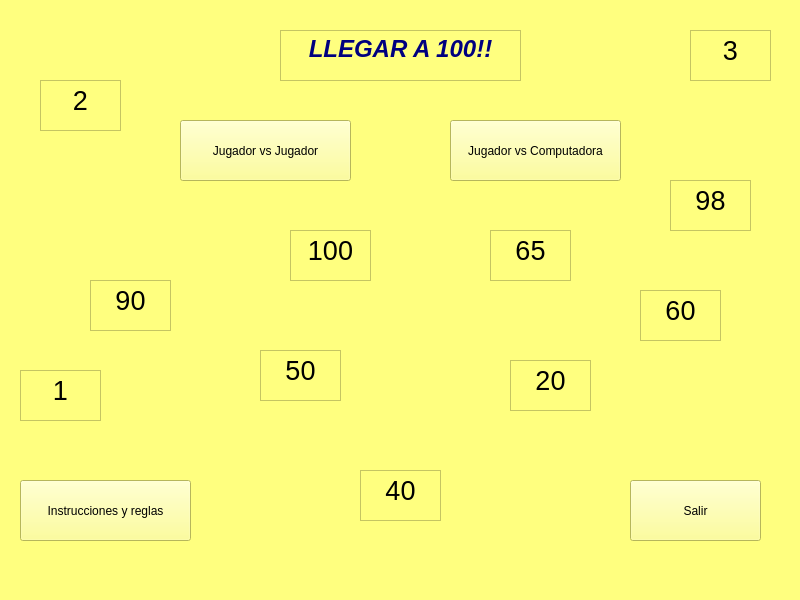
<?xml version="1.0" encoding="UTF-8"?>
<ui version="4.0">
 <class>MainWindow</class>
 <widget class="QMainWindow" name="MainWindow">
  <property name="geometry">
   <rect>
    <x>0</x>
    <y>0</y>
    <width>800</width>
    <height>600</height>
   </rect>
  </property>
  <property name="minimumSize">
   <size>
    <width>800</width>
    <height>0</height>
   </size>
  </property>
  <property name="maximumSize">
   <size>
    <width>800</width>
    <height>600</height>
   </size>
  </property>
  <property name="windowTitle">
   <string>MainWindow</string>
  </property>
  <property name="styleSheet">
   <string notr="true">background-color: rgb(255, 255, 127);</string>
  </property>
  <widget class="QWidget" name="centralwidget">
   <widget class="QPushButton" name="pushButton">
    <property name="geometry">
     <rect>
      <x>180</x>
      <y>120</y>
      <width>171</width>
      <height>61</height>
     </rect>
    </property>
    <property name="styleSheet">
     <string notr="true">font: 9pt &quot;Source Code Pro&quot;;
font: 700 italic 9pt &quot;C059 [UKWN]&quot;;</string>
    </property>
    <property name="text">
     <string>Jugador vs Jugador</string>
    </property>
   </widget>
   <widget class="QPushButton" name="pushButton_2">
    <property name="geometry">
     <rect>
      <x>450</x>
      <y>120</y>
      <width>171</width>
      <height>61</height>
     </rect>
    </property>
    <property name="styleSheet">
     <string notr="true">font: 700 italic 9pt &quot;C059 [UKWN]&quot;;</string>
    </property>
    <property name="text">
     <string>Jugador vs Computadora</string>
    </property>
   </widget>
   <widget class="QPushButton" name="pushButton_3">
    <property name="geometry">
     <rect>
      <x>630</x>
      <y>480</y>
      <width>131</width>
      <height>61</height>
     </rect>
    </property>
    <property name="styleSheet">
     <string notr="true">font: 700 italic 9pt &quot;C059 [UKWN]&quot;;</string>
    </property>
    <property name="text">
     <string>Salir</string>
    </property>
   </widget>
   <widget class="QPushButton" name="pushButton_4">
    <property name="geometry">
     <rect>
      <x>20</x>
      <y>480</y>
      <width>171</width>
      <height>61</height>
     </rect>
    </property>
    <property name="styleSheet">
     <string notr="true">font: 700 italic 9pt &quot;C059 [UKWN]&quot;;</string>
    </property>
    <property name="text">
     <string>Instrucciones y reglas</string>
    </property>
   </widget>
   <widget class="QTextEdit" name="textEdit">
    <property name="geometry">
     <rect>
      <x>280</x>
      <y>30</y>
      <width>241</width>
      <height>51</height>
     </rect>
    </property>
    <property name="styleSheet">
     <string notr="true">font: 700 italic 9pt &quot;C059 [UKWN]&quot;;</string>
    </property>
    <property name="html">
     <string>&lt;!DOCTYPE HTML PUBLIC &quot;-//W3C//DTD HTML 4.0//EN&quot; &quot;http://www.w3.org/TR/REC-html40/strict.dtd&quot;&gt;
&lt;html&gt;&lt;head&gt;&lt;meta name=&quot;qrichtext&quot; content=&quot;1&quot; /&gt;&lt;meta charset=&quot;utf-8&quot; /&gt;&lt;style type=&quot;text/css&quot;&gt;
p, li { white-space: pre-wrap; }
hr { height: 1px; border-width: 0; }
li.unchecked::marker { content: &quot;\2610&quot;; }
li.checked::marker { content: &quot;\2612&quot;; }
&lt;/style&gt;&lt;/head&gt;&lt;body style=&quot; font-family:'C059 [UKWN]'; font-size:9pt; font-weight:700; font-style:italic;&quot;&gt;
&lt;p align=&quot;center&quot; style=&quot; margin-top:12px; margin-bottom:12px; margin-left:0px; margin-right:0px; -qt-block-indent:0; text-indent:0px;&quot;&gt;&lt;span style=&quot; font-size:18pt; color:#00007f;&quot;&gt;LLEGAR A 100!!&lt;/span&gt;&lt;/p&gt;&lt;/body&gt;&lt;/html&gt;</string>
    </property>
   </widget>
   <widget class="QTextEdit" name="textEdit_2">
    <property name="geometry">
     <rect>
      <x>20</x>
      <y>370</y>
      <width>81</width>
      <height>51</height>
     </rect>
    </property>
    <property name="styleSheet">
     <string notr="true">font: 9pt &quot;C059 [UKWN]&quot;;</string>
    </property>
    <property name="html">
     <string>&lt;!DOCTYPE HTML PUBLIC &quot;-//W3C//DTD HTML 4.0//EN&quot; &quot;http://www.w3.org/TR/REC-html40/strict.dtd&quot;&gt;
&lt;html&gt;&lt;head&gt;&lt;meta name=&quot;qrichtext&quot; content=&quot;1&quot; /&gt;&lt;meta charset=&quot;utf-8&quot; /&gt;&lt;style type=&quot;text/css&quot;&gt;
p, li { white-space: pre-wrap; }
hr { height: 1px; border-width: 0; }
li.unchecked::marker { content: &quot;\2610&quot;; }
li.checked::marker { content: &quot;\2612&quot;; }
&lt;/style&gt;&lt;/head&gt;&lt;body style=&quot; font-family:'C059 [UKWN]'; font-size:9pt; font-weight:400; font-style:normal;&quot;&gt;
&lt;p align=&quot;center&quot; style=&quot; margin-top:0px; margin-bottom:0px; margin-left:0px; margin-right:0px; -qt-block-indent:0; text-indent:0px;&quot;&gt;&lt;span style=&quot; font-family:'Sans Serif'; font-size:20pt;&quot;&gt;1&lt;/span&gt;&lt;/p&gt;&lt;/body&gt;&lt;/html&gt;</string>
    </property>
   </widget>
   <widget class="QTextEdit" name="textEdit_3">
    <property name="geometry">
     <rect>
      <x>90</x>
      <y>280</y>
      <width>81</width>
      <height>51</height>
     </rect>
    </property>
    <property name="styleSheet">
     <string notr="true">font: 9pt &quot;C059 [UKWN]&quot;;</string>
    </property>
    <property name="html">
     <string>&lt;!DOCTYPE HTML PUBLIC &quot;-//W3C//DTD HTML 4.0//EN&quot; &quot;http://www.w3.org/TR/REC-html40/strict.dtd&quot;&gt;
&lt;html&gt;&lt;head&gt;&lt;meta name=&quot;qrichtext&quot; content=&quot;1&quot; /&gt;&lt;meta charset=&quot;utf-8&quot; /&gt;&lt;style type=&quot;text/css&quot;&gt;
p, li { white-space: pre-wrap; }
hr { height: 1px; border-width: 0; }
li.unchecked::marker { content: &quot;\2610&quot;; }
li.checked::marker { content: &quot;\2612&quot;; }
&lt;/style&gt;&lt;/head&gt;&lt;body style=&quot; font-family:'C059 [UKWN]'; font-size:9pt; font-weight:400; font-style:normal;&quot;&gt;
&lt;p align=&quot;center&quot; style=&quot; margin-top:0px; margin-bottom:0px; margin-left:0px; margin-right:0px; -qt-block-indent:0; text-indent:0px;&quot;&gt;&lt;span style=&quot; font-family:'Sans Serif'; font-size:20pt;&quot;&gt;90&lt;/span&gt;&lt;/p&gt;&lt;/body&gt;&lt;/html&gt;</string>
    </property>
   </widget>
   <widget class="QTextEdit" name="textEdit_4">
    <property name="geometry">
     <rect>
      <x>640</x>
      <y>290</y>
      <width>81</width>
      <height>51</height>
     </rect>
    </property>
    <property name="styleSheet">
     <string notr="true">font: 9pt &quot;C059 [UKWN]&quot;;</string>
    </property>
    <property name="html">
     <string>&lt;!DOCTYPE HTML PUBLIC &quot;-//W3C//DTD HTML 4.0//EN&quot; &quot;http://www.w3.org/TR/REC-html40/strict.dtd&quot;&gt;
&lt;html&gt;&lt;head&gt;&lt;meta name=&quot;qrichtext&quot; content=&quot;1&quot; /&gt;&lt;meta charset=&quot;utf-8&quot; /&gt;&lt;style type=&quot;text/css&quot;&gt;
p, li { white-space: pre-wrap; }
hr { height: 1px; border-width: 0; }
li.unchecked::marker { content: &quot;\2610&quot;; }
li.checked::marker { content: &quot;\2612&quot;; }
&lt;/style&gt;&lt;/head&gt;&lt;body style=&quot; font-family:'C059 [UKWN]'; font-size:9pt; font-weight:400; font-style:normal;&quot;&gt;
&lt;p align=&quot;center&quot; style=&quot; margin-top:0px; margin-bottom:0px; margin-left:0px; margin-right:0px; -qt-block-indent:0; text-indent:0px;&quot;&gt;&lt;span style=&quot; font-family:'Sans Serif'; font-size:20pt;&quot;&gt;60&lt;/span&gt;&lt;/p&gt;&lt;/body&gt;&lt;/html&gt;</string>
    </property>
   </widget>
   <widget class="QTextEdit" name="textEdit_5">
    <property name="geometry">
     <rect>
      <x>670</x>
      <y>180</y>
      <width>81</width>
      <height>51</height>
     </rect>
    </property>
    <property name="styleSheet">
     <string notr="true">font: 9pt &quot;C059 [UKWN]&quot;;</string>
    </property>
    <property name="html">
     <string>&lt;!DOCTYPE HTML PUBLIC &quot;-//W3C//DTD HTML 4.0//EN&quot; &quot;http://www.w3.org/TR/REC-html40/strict.dtd&quot;&gt;
&lt;html&gt;&lt;head&gt;&lt;meta name=&quot;qrichtext&quot; content=&quot;1&quot; /&gt;&lt;meta charset=&quot;utf-8&quot; /&gt;&lt;style type=&quot;text/css&quot;&gt;
p, li { white-space: pre-wrap; }
hr { height: 1px; border-width: 0; }
li.unchecked::marker { content: &quot;\2610&quot;; }
li.checked::marker { content: &quot;\2612&quot;; }
&lt;/style&gt;&lt;/head&gt;&lt;body style=&quot; font-family:'C059 [UKWN]'; font-size:9pt; font-weight:400; font-style:normal;&quot;&gt;
&lt;p align=&quot;center&quot; style=&quot; margin-top:0px; margin-bottom:0px; margin-left:0px; margin-right:0px; -qt-block-indent:0; text-indent:0px;&quot;&gt;&lt;span style=&quot; font-family:'Sans Serif'; font-size:20pt;&quot;&gt;98&lt;/span&gt;&lt;/p&gt;&lt;/body&gt;&lt;/html&gt;</string>
    </property>
   </widget>
   <widget class="QTextEdit" name="textEdit_6">
    <property name="geometry">
     <rect>
      <x>290</x>
      <y>230</y>
      <width>81</width>
      <height>51</height>
     </rect>
    </property>
    <property name="styleSheet">
     <string notr="true">font: 9pt &quot;C059 [UKWN]&quot;;</string>
    </property>
    <property name="html">
     <string>&lt;!DOCTYPE HTML PUBLIC &quot;-//W3C//DTD HTML 4.0//EN&quot; &quot;http://www.w3.org/TR/REC-html40/strict.dtd&quot;&gt;
&lt;html&gt;&lt;head&gt;&lt;meta name=&quot;qrichtext&quot; content=&quot;1&quot; /&gt;&lt;meta charset=&quot;utf-8&quot; /&gt;&lt;style type=&quot;text/css&quot;&gt;
p, li { white-space: pre-wrap; }
hr { height: 1px; border-width: 0; }
li.unchecked::marker { content: &quot;\2610&quot;; }
li.checked::marker { content: &quot;\2612&quot;; }
&lt;/style&gt;&lt;/head&gt;&lt;body style=&quot; font-family:'C059 [UKWN]'; font-size:9pt; font-weight:400; font-style:normal;&quot;&gt;
&lt;p align=&quot;center&quot; style=&quot; margin-top:0px; margin-bottom:0px; margin-left:0px; margin-right:0px; -qt-block-indent:0; text-indent:0px;&quot;&gt;&lt;span style=&quot; font-family:'Sans Serif'; font-size:20pt;&quot;&gt;100&lt;/span&gt;&lt;/p&gt;&lt;/body&gt;&lt;/html&gt;</string>
    </property>
   </widget>
   <widget class="QTextEdit" name="textEdit_7">
    <property name="geometry">
     <rect>
      <x>360</x>
      <y>470</y>
      <width>81</width>
      <height>51</height>
     </rect>
    </property>
    <property name="styleSheet">
     <string notr="true">font: 9pt &quot;C059 [UKWN]&quot;;</string>
    </property>
    <property name="html">
     <string>&lt;!DOCTYPE HTML PUBLIC &quot;-//W3C//DTD HTML 4.0//EN&quot; &quot;http://www.w3.org/TR/REC-html40/strict.dtd&quot;&gt;
&lt;html&gt;&lt;head&gt;&lt;meta name=&quot;qrichtext&quot; content=&quot;1&quot; /&gt;&lt;meta charset=&quot;utf-8&quot; /&gt;&lt;style type=&quot;text/css&quot;&gt;
p, li { white-space: pre-wrap; }
hr { height: 1px; border-width: 0; }
li.unchecked::marker { content: &quot;\2610&quot;; }
li.checked::marker { content: &quot;\2612&quot;; }
&lt;/style&gt;&lt;/head&gt;&lt;body style=&quot; font-family:'C059 [UKWN]'; font-size:9pt; font-weight:400; font-style:normal;&quot;&gt;
&lt;p align=&quot;center&quot; style=&quot; margin-top:0px; margin-bottom:0px; margin-left:0px; margin-right:0px; -qt-block-indent:0; text-indent:0px;&quot;&gt;&lt;span style=&quot; font-family:'Sans Serif'; font-size:20pt;&quot;&gt;40&lt;/span&gt;&lt;/p&gt;&lt;/body&gt;&lt;/html&gt;</string>
    </property>
   </widget>
   <widget class="QTextEdit" name="textEdit_8">
    <property name="geometry">
     <rect>
      <x>260</x>
      <y>350</y>
      <width>81</width>
      <height>51</height>
     </rect>
    </property>
    <property name="styleSheet">
     <string notr="true">font: 9pt &quot;C059 [UKWN]&quot;;</string>
    </property>
    <property name="html">
     <string>&lt;!DOCTYPE HTML PUBLIC &quot;-//W3C//DTD HTML 4.0//EN&quot; &quot;http://www.w3.org/TR/REC-html40/strict.dtd&quot;&gt;
&lt;html&gt;&lt;head&gt;&lt;meta name=&quot;qrichtext&quot; content=&quot;1&quot; /&gt;&lt;meta charset=&quot;utf-8&quot; /&gt;&lt;style type=&quot;text/css&quot;&gt;
p, li { white-space: pre-wrap; }
hr { height: 1px; border-width: 0; }
li.unchecked::marker { content: &quot;\2610&quot;; }
li.checked::marker { content: &quot;\2612&quot;; }
&lt;/style&gt;&lt;/head&gt;&lt;body style=&quot; font-family:'C059 [UKWN]'; font-size:9pt; font-weight:400; font-style:normal;&quot;&gt;
&lt;p align=&quot;center&quot; style=&quot; margin-top:0px; margin-bottom:0px; margin-left:0px; margin-right:0px; -qt-block-indent:0; text-indent:0px;&quot;&gt;&lt;span style=&quot; font-family:'Sans Serif'; font-size:20pt;&quot;&gt;50&lt;/span&gt;&lt;/p&gt;&lt;/body&gt;&lt;/html&gt;</string>
    </property>
   </widget>
   <widget class="QTextEdit" name="textEdit_9">
    <property name="geometry">
     <rect>
      <x>490</x>
      <y>230</y>
      <width>81</width>
      <height>51</height>
     </rect>
    </property>
    <property name="styleSheet">
     <string notr="true">font: 9pt &quot;C059 [UKWN]&quot;;</string>
    </property>
    <property name="html">
     <string>&lt;!DOCTYPE HTML PUBLIC &quot;-//W3C//DTD HTML 4.0//EN&quot; &quot;http://www.w3.org/TR/REC-html40/strict.dtd&quot;&gt;
&lt;html&gt;&lt;head&gt;&lt;meta name=&quot;qrichtext&quot; content=&quot;1&quot; /&gt;&lt;meta charset=&quot;utf-8&quot; /&gt;&lt;style type=&quot;text/css&quot;&gt;
p, li { white-space: pre-wrap; }
hr { height: 1px; border-width: 0; }
li.unchecked::marker { content: &quot;\2610&quot;; }
li.checked::marker { content: &quot;\2612&quot;; }
&lt;/style&gt;&lt;/head&gt;&lt;body style=&quot; font-family:'C059 [UKWN]'; font-size:9pt; font-weight:400; font-style:normal;&quot;&gt;
&lt;p align=&quot;center&quot; style=&quot; margin-top:0px; margin-bottom:0px; margin-left:0px; margin-right:0px; -qt-block-indent:0; text-indent:0px;&quot;&gt;&lt;span style=&quot; font-family:'Sans Serif'; font-size:20pt;&quot;&gt;65&lt;/span&gt;&lt;/p&gt;&lt;/body&gt;&lt;/html&gt;</string>
    </property>
   </widget>
   <widget class="QTextEdit" name="textEdit_10">
    <property name="geometry">
     <rect>
      <x>40</x>
      <y>80</y>
      <width>81</width>
      <height>51</height>
     </rect>
    </property>
    <property name="styleSheet">
     <string notr="true">font: 9pt &quot;C059 [UKWN]&quot;;</string>
    </property>
    <property name="html">
     <string>&lt;!DOCTYPE HTML PUBLIC &quot;-//W3C//DTD HTML 4.0//EN&quot; &quot;http://www.w3.org/TR/REC-html40/strict.dtd&quot;&gt;
&lt;html&gt;&lt;head&gt;&lt;meta name=&quot;qrichtext&quot; content=&quot;1&quot; /&gt;&lt;meta charset=&quot;utf-8&quot; /&gt;&lt;style type=&quot;text/css&quot;&gt;
p, li { white-space: pre-wrap; }
hr { height: 1px; border-width: 0; }
li.unchecked::marker { content: &quot;\2610&quot;; }
li.checked::marker { content: &quot;\2612&quot;; }
&lt;/style&gt;&lt;/head&gt;&lt;body style=&quot; font-family:'C059 [UKWN]'; font-size:9pt; font-weight:400; font-style:normal;&quot;&gt;
&lt;p align=&quot;center&quot; style=&quot; margin-top:0px; margin-bottom:0px; margin-left:0px; margin-right:0px; -qt-block-indent:0; text-indent:0px;&quot;&gt;&lt;span style=&quot; font-family:'Sans Serif'; font-size:20pt;&quot;&gt;2&lt;/span&gt;&lt;/p&gt;&lt;/body&gt;&lt;/html&gt;</string>
    </property>
   </widget>
   <widget class="QTextEdit" name="textEdit_11">
    <property name="geometry">
     <rect>
      <x>510</x>
      <y>360</y>
      <width>81</width>
      <height>51</height>
     </rect>
    </property>
    <property name="toolTip">
     <string>&lt;html&gt;&lt;head/&gt;&lt;body&gt;&lt;p&gt;m,k&lt;/p&gt;&lt;/body&gt;&lt;/html&gt;</string>
    </property>
    <property name="styleSheet">
     <string notr="true">font: 9pt &quot;C059 [UKWN]&quot;;</string>
    </property>
    <property name="html">
     <string>&lt;!DOCTYPE HTML PUBLIC &quot;-//W3C//DTD HTML 4.0//EN&quot; &quot;http://www.w3.org/TR/REC-html40/strict.dtd&quot;&gt;
&lt;html&gt;&lt;head&gt;&lt;meta name=&quot;qrichtext&quot; content=&quot;1&quot; /&gt;&lt;meta charset=&quot;utf-8&quot; /&gt;&lt;style type=&quot;text/css&quot;&gt;
p, li { white-space: pre-wrap; }
hr { height: 1px; border-width: 0; }
li.unchecked::marker { content: &quot;\2610&quot;; }
li.checked::marker { content: &quot;\2612&quot;; }
&lt;/style&gt;&lt;/head&gt;&lt;body style=&quot; font-family:'C059 [UKWN]'; font-size:9pt; font-weight:400; font-style:normal;&quot;&gt;
&lt;p align=&quot;center&quot; style=&quot; margin-top:0px; margin-bottom:0px; margin-left:0px; margin-right:0px; -qt-block-indent:0; text-indent:0px;&quot;&gt;&lt;span style=&quot; font-family:'Sans Serif'; font-size:20pt;&quot;&gt;20&lt;/span&gt;&lt;/p&gt;&lt;/body&gt;&lt;/html&gt;</string>
    </property>
   </widget>
   <widget class="QTextEdit" name="textEdit_12">
    <property name="geometry">
     <rect>
      <x>690</x>
      <y>30</y>
      <width>81</width>
      <height>51</height>
     </rect>
    </property>
    <property name="styleSheet">
     <string notr="true">font: 9pt &quot;C059 [UKWN]&quot;;</string>
    </property>
    <property name="html">
     <string>&lt;!DOCTYPE HTML PUBLIC &quot;-//W3C//DTD HTML 4.0//EN&quot; &quot;http://www.w3.org/TR/REC-html40/strict.dtd&quot;&gt;
&lt;html&gt;&lt;head&gt;&lt;meta name=&quot;qrichtext&quot; content=&quot;1&quot; /&gt;&lt;meta charset=&quot;utf-8&quot; /&gt;&lt;style type=&quot;text/css&quot;&gt;
p, li { white-space: pre-wrap; }
hr { height: 1px; border-width: 0; }
li.unchecked::marker { content: &quot;\2610&quot;; }
li.checked::marker { content: &quot;\2612&quot;; }
&lt;/style&gt;&lt;/head&gt;&lt;body style=&quot; font-family:'C059 [UKWN]'; font-size:9pt; font-weight:400; font-style:normal;&quot;&gt;
&lt;p align=&quot;center&quot; style=&quot; margin-top:0px; margin-bottom:0px; margin-left:0px; margin-right:0px; -qt-block-indent:0; text-indent:0px;&quot;&gt;&lt;span style=&quot; font-family:'Sans Serif'; font-size:20pt;&quot;&gt;3&lt;/span&gt;&lt;/p&gt;&lt;/body&gt;&lt;/html&gt;</string>
    </property>
   </widget>
  </widget>
  <widget class="QMenuBar" name="menubar">
   <property name="geometry">
    <rect>
     <x>0</x>
     <y>0</y>
     <width>800</width>
     <height>19</height>
    </rect>
   </property>
  </widget>
 </widget>
 <resources/>
 <connections/>
</ui>
